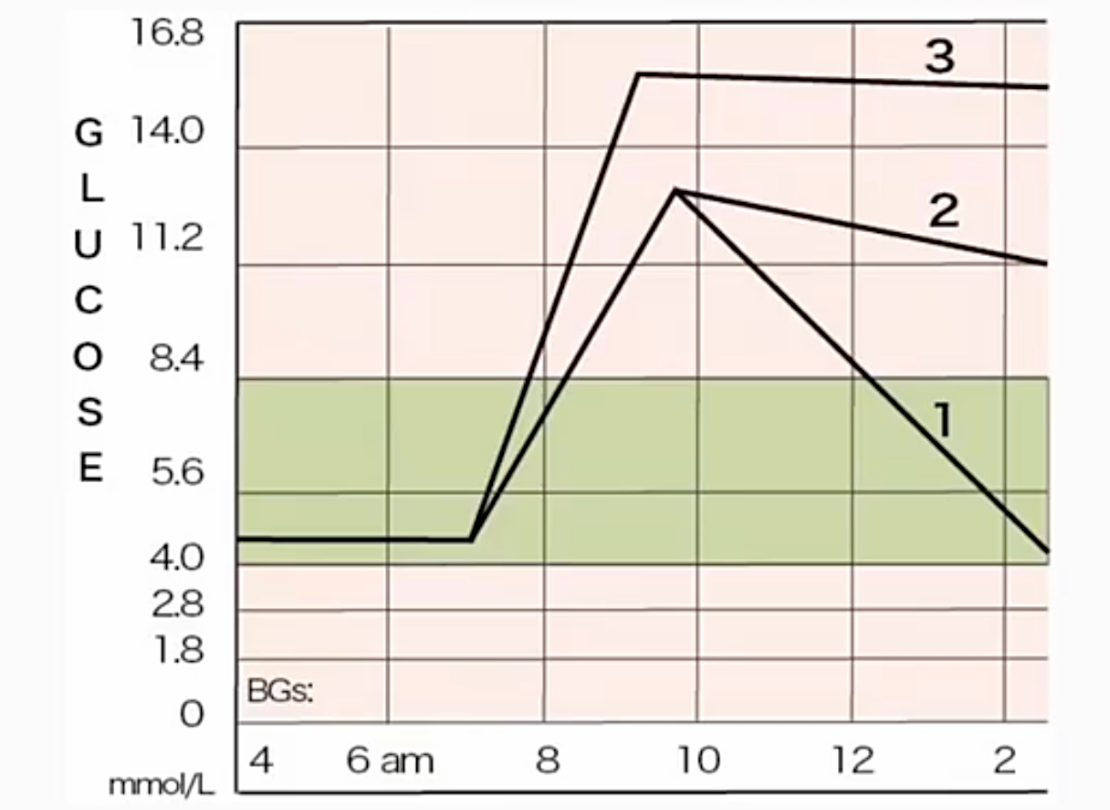
#> input picture 课程/血糖和糖尿病/插图/image-6-3.png, 1110 x 810 px
$ jupyter execute --allow-errors Untitled.ipynb
#> lines starting #> are read from the running program, lines starting #| are printed output that depends on the picture; after the words box and inside, x2 and y2 are one past the last pixel; in counts of white or black regions, pixels touching at a corner belong together
# 处理插画

[cell 1]
import cv2
import numpy as np
import matplotlib.pyplot as plt
from PIL import Image

import os
import sys

[cell 2]
document_path = os.getcwd()+'/插图/'
print(document_path)

[cell 3]
# 读取图像
image_name = 'image-6-3'
image_path = f'{document_path}/{image_name}.png'
save_image_path = f'{document_path}/{image_name}_renew.png'
print(os.path.exists(image_path))
image = cv2.imread(image_path)
#> image is the input picture: shape (810, 1110, 3); mean B, G, R 217.9, 227.8, 232.8
plt.figure()
plt.imshow(image)
print(image.shape)
#| (810, 1110, 3)

[cell 4]
hsv_image = cv2.cvtColor(image, cv2.COLOR_BGR2HSV)
#> hsv_image: shape (810, 1110, 3); mean H, S, V 12.9, 20.5, 234.1

# 定义红色背景的 HSV 范围 (两个范围)
# 红色的低范围
lower_red_1 = np.array([0, 50, 50])
upper_red_1 = np.array([10, 255, 255])

lower_red_2 = np.array([170, 50, 50])
upper_red_2 = np.array([180, 255, 255])

# 创建掩码：提取红色背景区域
mask_1 = cv2.inRange(hsv_image, lower_red_1, upper_red_1)
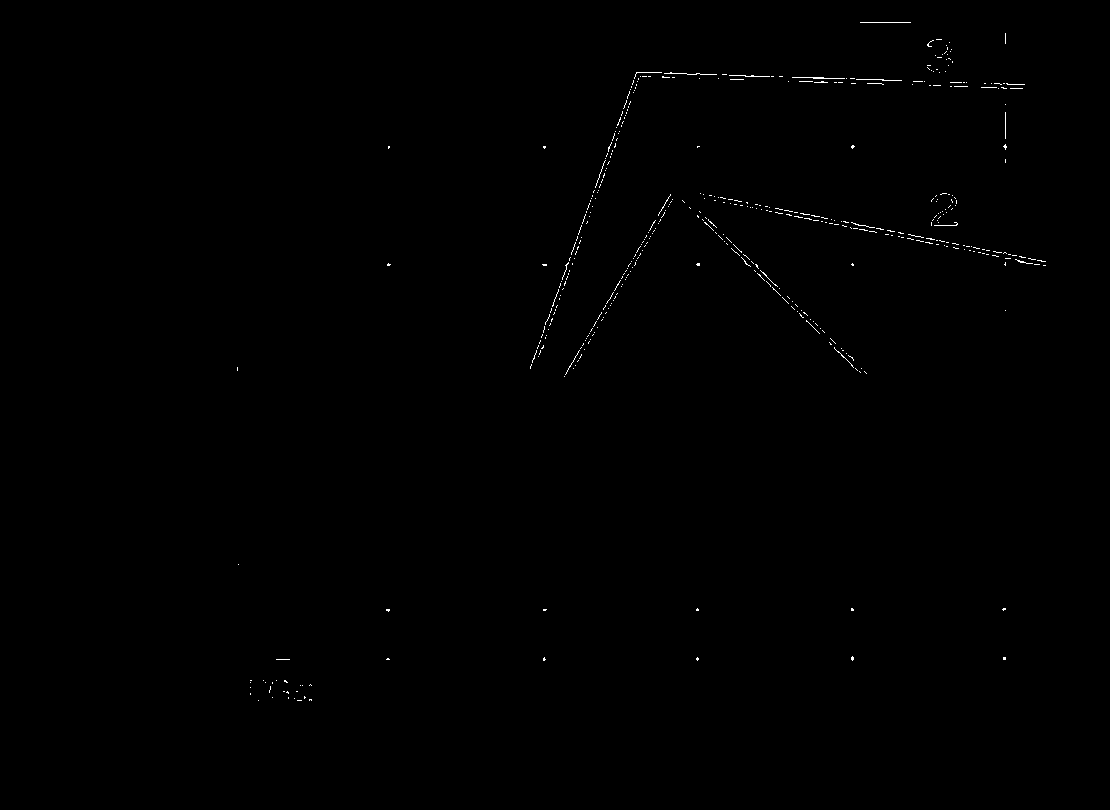
#> mask_1: shape (810, 1110); 0.26% white in thin lines or dots, all inside (x1, y1, x2, y2) = (237, 22, 1046, 701)
mask_2 = cv2.inRange(hsv_image, lower_red_2, upper_red_2)
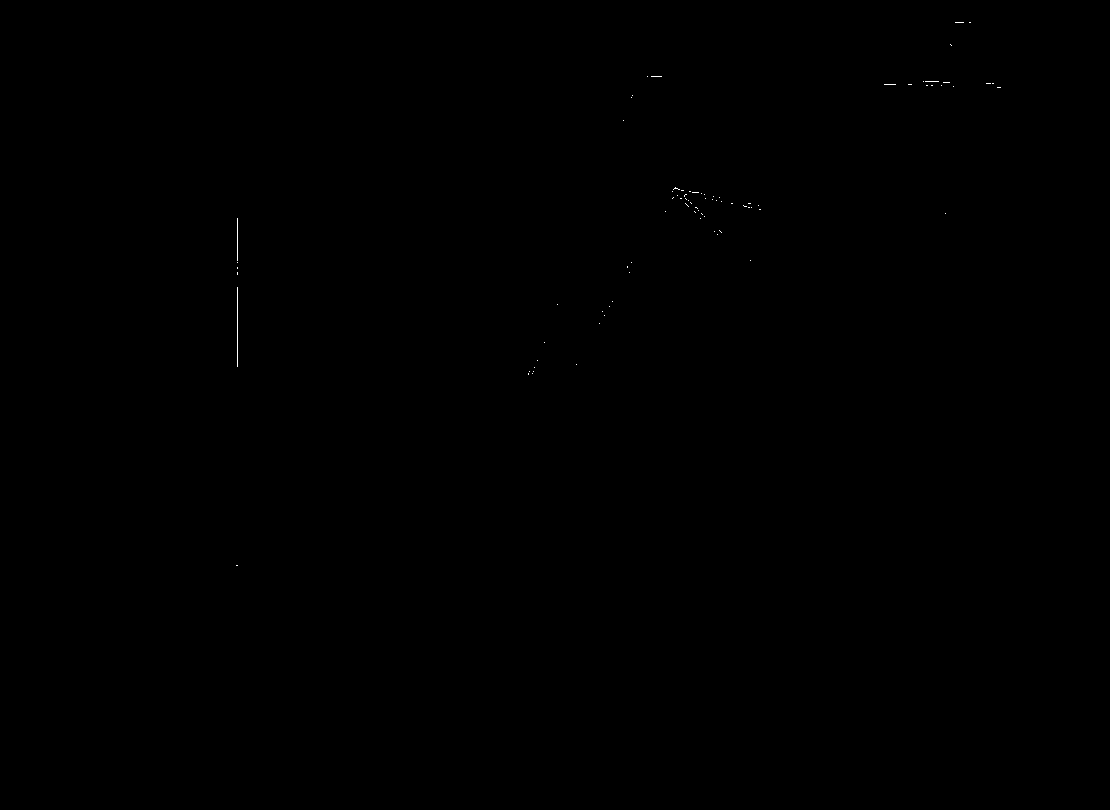
#> mask_2: shape (810, 1110); 0.03% white in thin lines or dots, all inside (x1, y1, x2, y2) = (236, 22, 1001, 566)

# 合并两个红色范围的掩码
mask = mask_1 + mask_2
#> mask: shape (810, 1110); 0.29% white in thin lines or dots, all inside (x1, y1, x2, y2) = (236, 22, 1046, 701)

# 反转掩码：保留非红色区域（即前景）
mask_inv = cv2.bitwise_not(mask)

# 提取前景图像，背景设为黑色
foreground = cv2.bitwise_and(image, image, mask=mask_inv)

plt.figure(figsize=(16, 8))
plt.imshow(foreground)

[cell 5]
# 转换为灰度图
gray = cv2.cvtColor(image, cv2.COLOR_BGR2GRAY)
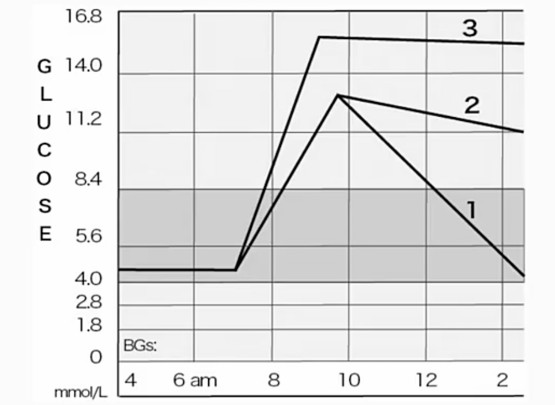
#> gray: shape (810, 1110) (shown at 1/2 size); min 0, max 255, mean 228.1
plt.figure(figsize=(16, 8))
plt.imshow(gray)
print(gray.shape)
#| (810, 1110)

[cell 6]
# 去噪：应用高斯模糊来减少图像噪声，平滑图像
blurred = cv2.GaussianBlur(gray, (5, 5), 0)

kernel = np.array([[0, -1, 0],
                   [-1, 5, -1],
                   [0, -1, 0]])
sharpened = cv2.filter2D(blurred, -1, kernel)

edges = cv2.Canny(sharpened, 50, 100)
#> edges: shape (810, 1110); 4.3% white in thin lines or dots, all inside (x1, y1, x2, y2) = (74, 17, 1051, 799)

# 设置像素值的条件，提取亮度大于200的点
threshold_value = 200

# 创建一张黑色图像，标记这些点
highlight_image = np.zeros_like(edges)
highlight_image[gray > threshold_value] = 255

# 显示标记后的图像
plt.figure(figsize=(20, 8))
plt.imshow(highlight_image)
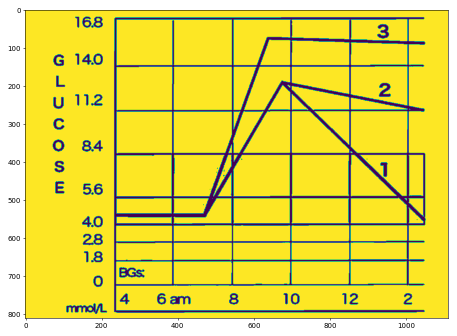
#> figure drawn by matplotlib, 1 panel

#> (a cell that did not finish here is left out)

[cell 8]
# 二值化处理，设置阈值进行图像分割
_, black_text = cv2.threshold(highlight_image, 50, 255, cv2.THRESH_BINARY_INV)
_, white_text = cv2.threshold(highlight_image, 180, 255, cv2.THRESH_BINARY)
edges = cv2.Canny(gray, 30, 300)
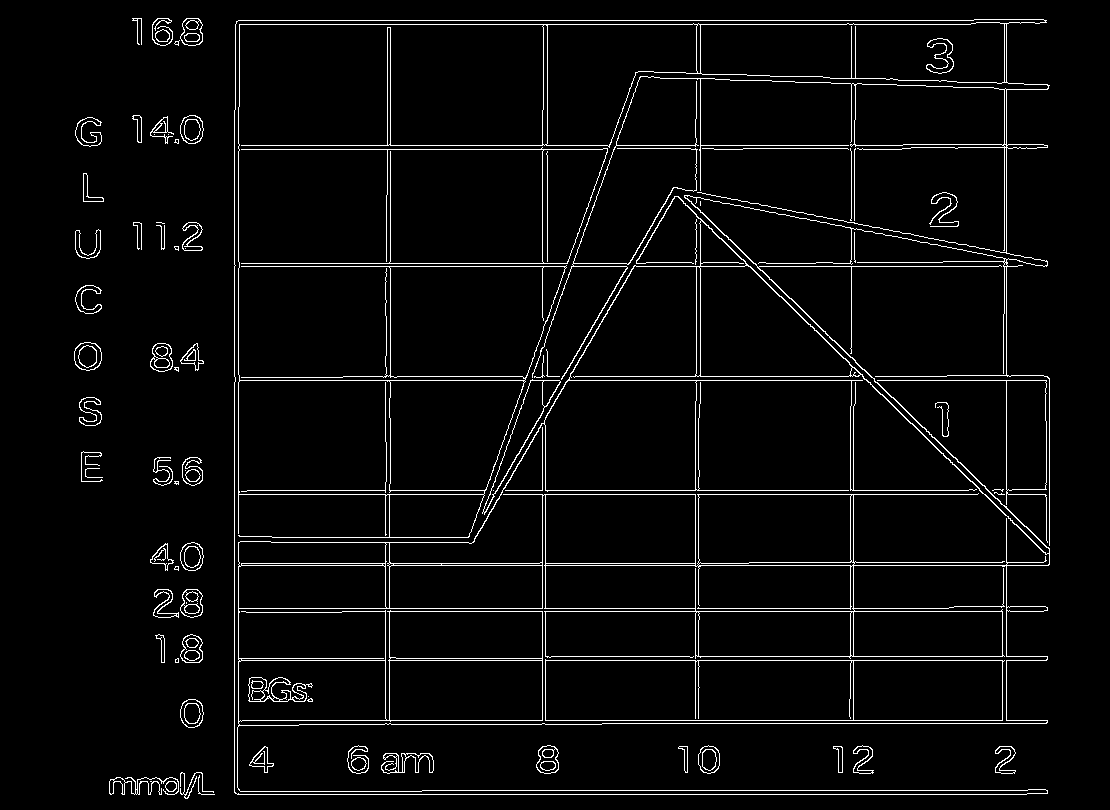
#> edges: shape (810, 1110); 4% white in thin lines or dots, all inside (x1, y1, x2, y2) = (74, 18, 1050, 799)
plt.figure(figsize=(16, 8))
plt.imshow(edges, cmap='jet', vmin=0, vmax=255)
print(np.unique(edges))
#| [  0 255]
inverted_image = 255 - edges

[cell 9]
# 查找图像中的轮廓x
kernel = np.ones((3, 3), np.uint8)
dilated_black_text = cv2.dilate(white_text, kernel, iterations=1)
contours, _ = cv2.findContours(white_text, cv2.RETR_EXTERNAL, cv2.CHAIN_APPROX_SIMPLE)

[cell 10]
# 创建一个与原图像相同大小的空白图像，初始为全白（255）
output = np.ones_like(image) * 255

[cell 11]
# 在新图像上绘制找到的轮廓（文字和边框）
cv2.drawContours(output, contours, -1, (0, 0, 0), thickness=cv2.FILLED)
#> output: shape (810, 1110, 3); every value is 0

[cell 12]
# 使用Pillow保存处理后的图像
output_image = Image.fromarray(cv2.cvtColor(inverted_image, cv2.COLOR_BGR2RGB))
# output_image.save("/mnt/data/processed_image.png")
plt.figure(figsize=(16, 8))
plt.imshow(output_image)
print("处理完成并保存新图像为 processed_image.png")

$ run again, with 课程/血糖和糖尿病/插图/image-2-2.png copied over 课程/血糖和糖尿病/插图/image-6-3.png
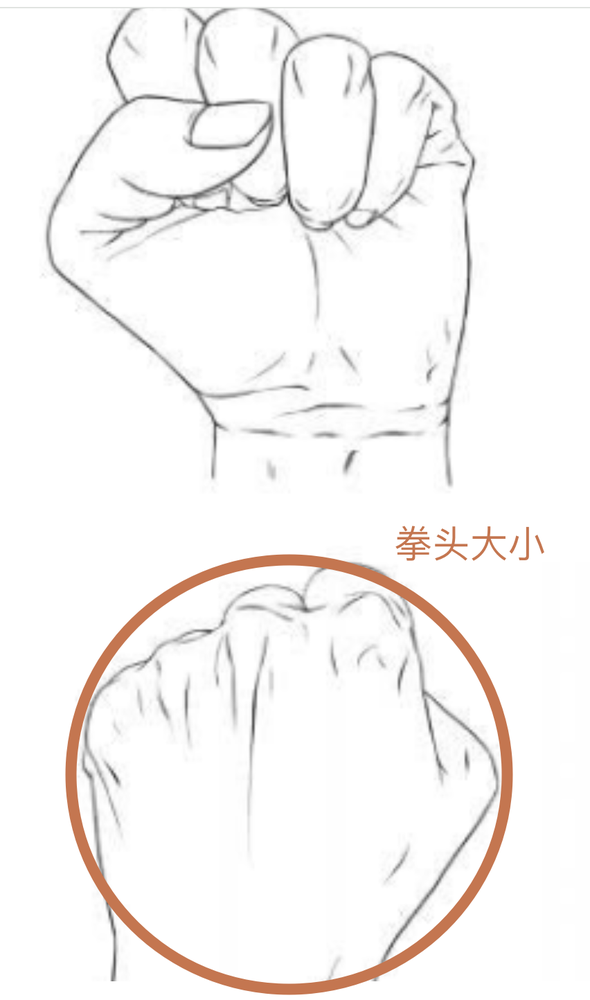
#> input picture 课程/血糖和糖尿病/插图/image-2-2.png, 590 x 1000 px, shrunk from 852 x 1444 before the run
#> image is the input picture: shape (1000, 590, 3); mean B, G, R 244.8, 245.8, 248
#| (1000, 590, 3)
#> hsv_image: shape (1000, 590, 3); mean H, S, V 0.6, 4.1, 248
#> `mask_1 = cv2.inRange(hsv_image, lower_red_1, upper_red_1)`:
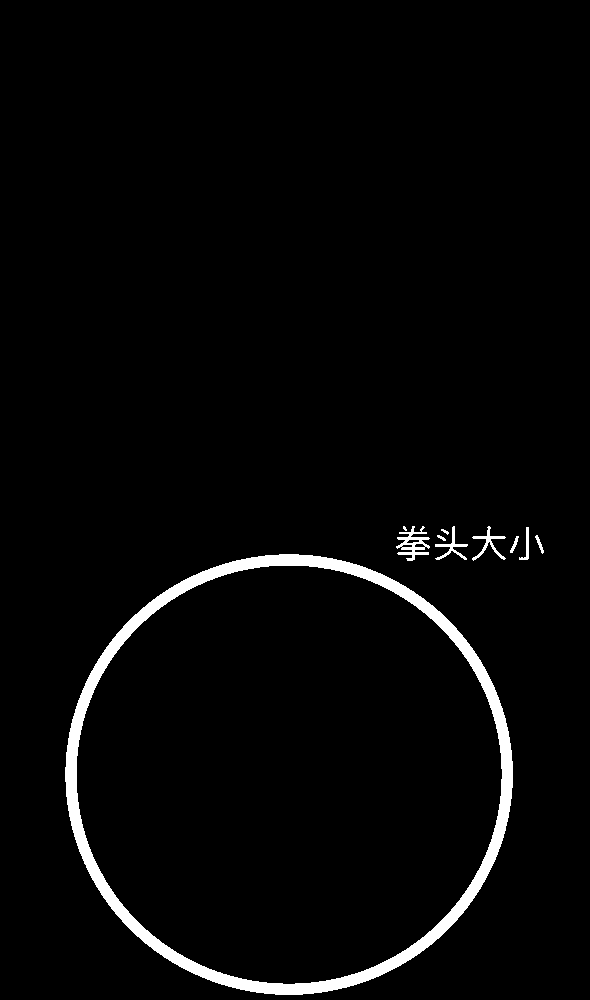
#> mask_1: shape (1000, 590); 2.8% white; 10 white regions (1 under 20 px), largest, box (x1, y1, x2, y2) and area: (65, 554, 513, 995) 15256, (396, 526, 430, 561) 506, (472, 526, 506, 561) 277
#> mask_2: shape (1000, 590); every value is 0
#| (1000, 590)
#> `edges = cv2.Canny(gray, 30, 300)`:
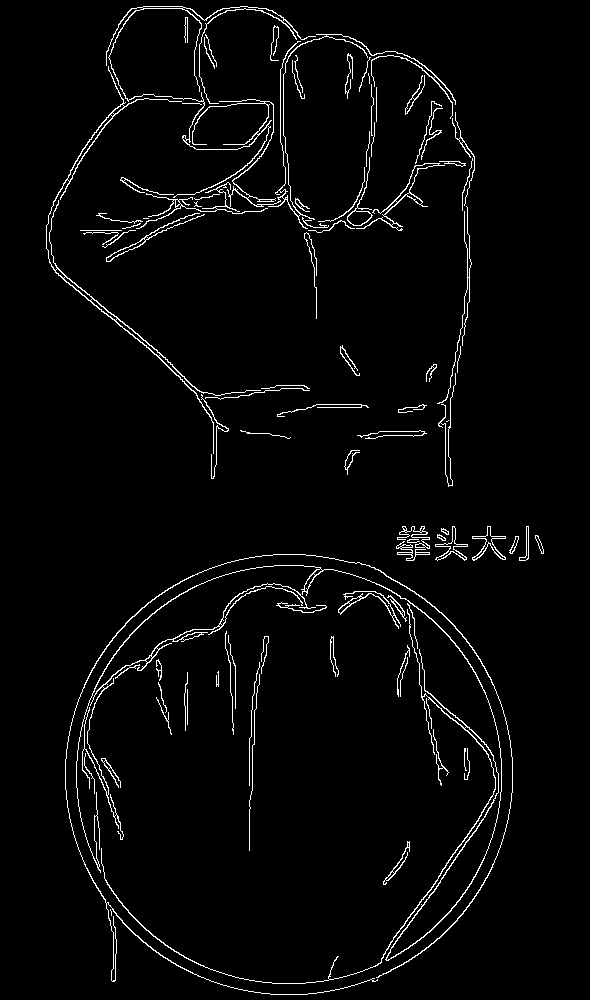
#> edges: shape (1000, 590); 3% white in thin lines or dots, all inside (x1, y1, x2, y2) = (46, 6, 544, 995)
#| [  0 255]
#> output: shape (1000, 590, 3); every value is 0
